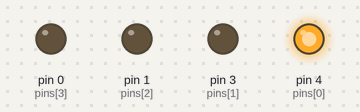
Recording of a sketch running on a simulated Arduino Uno, built with avr-gcc and run on an emulated ATmega328P. On the bench: output pins drawn as LEDs (lit = HIGH).

Above: at 0.04 s.
At 1.48 s:
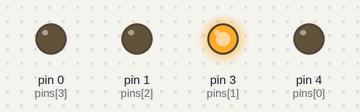
At 2.76 s:
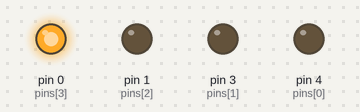
At 3.88 s:
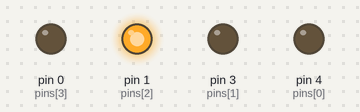
At 5.56 s:
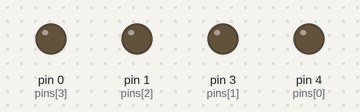
Timing chart, 0 to 5.9 s (numbered marks = the images above):
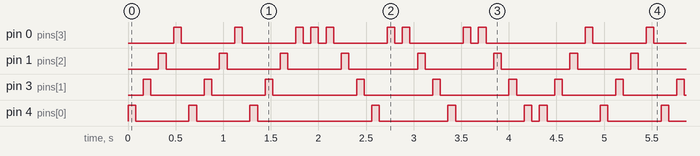

The sketch:

RunningCircle.ino
```cpp
void setup() {
pinMode(3,OUTPUT);
pinMode(4,OUTPUT);
pinMode(0,OUTPUT);
pinMode(1,OUTPUT);
}

void loop() {
int arraySize=4;
int pins[arraySize]={4,3,1,0};

    for(int j=0;j<3;j++)
    {
        for(int i=0;i<4;i++)
      {
      digitalWrite(pins[i],HIGH);
      delay(80);
      digitalWrite(pins[i],LOW);
      delay(80);
      }
    }

    for(int j=0; j<3;j++)
    {
        for(int i=0;i<5;i++)
      {
      digitalWrite(pins[arraySize -i],HIGH);
      delay(80);
      digitalWrite(pins[arraySize -i],LOW);
      delay(80);
      }
    }

}
```

Measured:
- by itself, pin 1 (pins[2]): repeats every 4.3 s: 3 × (LOW 0.56 s, HIGH 0.08 s), 3 × (LOW 0.72 s, HIGH 0.08 s)
- by itself, pin 4 (pins[0]): repeats every 4.3 s: 2 × (LOW 0.56 s, HIGH 0.08 s), LOW 1.2 s, 2 × (HIGH 0.08 s, LOW 0.72 s), HIGH 0.08 s, LOW 0.08 s, HIGH 0.08 s
- by itself, pin 3 (pins[1]): repeats every 4.3 s: 2 × (LOW 0.56 s, HIGH 0.08 s), LOW 0.88 s, 2 × (HIGH 0.08 s, LOW 0.72 s), HIGH 0.08 s, LOW 0.40 s, HIGH 0.08 s
